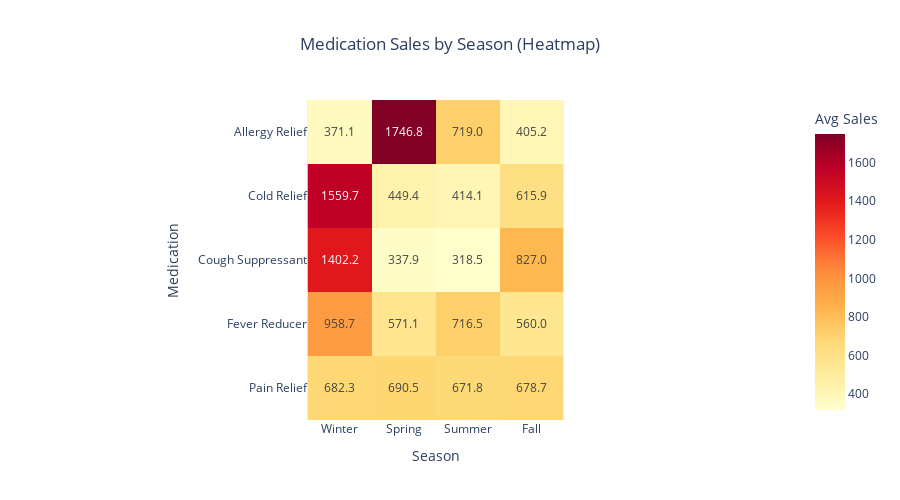

Notebook code cell kept with this figure:
### Markdown cell above
This plot illustrates how average sales change across increasing levels of marketing spend, grouped into ten bins to smooth out noise and highlight trends.

Cold Relief and Allergy Relief stand out as the most responsive to marketing investment. Their average sales rise significantly with higher spending, particularly in the upper bins. Cold Relief shows a strong lift early on but begins to level off, while Allergy Relief continues to climb more steadily across the full range.

In contrast, Pain Relief and Fever Reducer show more moderate responsiveness. Their sales increase slightly with higher spend but tend to plateau, indicating a point of diminishing returns.

Cough Suppressant displays a relatively flat trend throughout and even appears to decline at higher spending levels. This suggests that beyond a certain threshold, additional marketing may not translate into increased sales for that category, possibly due to saturation or consumer limits.

Overall, this chart reveals that not all medications respond equally to marketing investment. Strategic spending on products like Cold Relief and Allergy Relief could offer better returns, while others may require a more cautious approach to avoid overspending where it has limited effect.

### Code cell
# Make sure Date is in datetime format and extract Month + Season.
df['Date'] = pd.to_datetime(df['Date'])
df['Month'] = df['Date'].dt.month_name()
# Map each month to its season.
season_map = {
    'January': 'Winter', 'February': 'Winter', 'March': 'Spring', 'April': 'Spring',
    'May': 'Spring', 'June': 'Summer', 'July': 'Summer', 'August': 'Summer',
    'September': 'Fall', 'October': 'Fall', 'November': 'Fall', 'December': 'Winter'
}
df['Season'] = df['Month'].map(season_map)

# Group by Medication and Season, calculate average sales.
med_month = df.groupby(['Medication', 'Season'], observed=True)['Sales'].mean().reset_index()
# Pivot into a matrix format for heatmap.
heatmap_data = med_month.pivot(index='Medication', columns='Season', values='Sales')
# Reorder seasons manually for better visual logic.
season_order = ['Winter', 'Spring', 'Summer', 'Fall']
heatmap_data = heatmap_data[season_order]

# Heatmap using plotly.
fig = px.imshow(
    heatmap_data,
    text_auto='.1f',
    color_continuous_scale='YlOrRd',
    labels=dict(x='Season', y='Medication', color='Avg Sales'),
    title='Medication Sales by Season (Heatmap)'
)
# Increase figure size for better visibility.
fig.update_layout(
    title_x=0.5,
    width=900,
    height=500
)

# Display heatmap.
fig.show()

### Figure 1 — Plotly figure (JSON) as saved in the notebook; plotly's stock layout.template omitted (floating-point values rounded to 4 significant figures)
{"data": [{"coloraxis": "coloraxis", "hovertemplate": "Season: %{x}<br>Medication: %{y}<br>Avg Sales: %{z}<extra></extra>", "name": "0", "texttemplate": "%{z:.1f}", "type": "heatmap", "x": ["Winter", "Spring", "Summer", "Fall"], "xaxis": "x", "y": ["Allergy Relief", "Cold Relief", "Cough Suppressant", "Fever Reducer", "Pain Relief"], "yaxis": "y", "z": [[371.1, 1747.0, 719.0, 405.2], [1560.0, 449.4, 414.1, 615.9], [1402.0, 337.9, 318.5, 827.0], [958.7, 571.1, 716.5, 560.0], [682.3, 690.5, 671.8, 678.7]]}], "layout": {"coloraxis": {"colorbar": {"title": {"text": "Avg Sales"}}, "colorscale": [[0, "rgb(255,255,204)"], [0.125, "rgb(255,237,160)"], [0.25, "rgb(254,217,118)"], [0.375, "rgb(254,178,76)"], [0.5, "rgb(253,141,60)"], [0.625, "rgb(252,78,42)"], [0.75, "rgb(227,26,28)"], [0.875, "rgb(189,0,38)"], [1, "rgb(128,0,38)"]]}, "height": 500, "title": {"text": "Medication Sales by Season (Heatmap)", "x": 0.5}, "width": 900, "xaxis": {"anchor": "y", "constrain": "domain", "domain": [0, 1], "scaleanchor": "y", "title": {"text": "Season"}}, "yaxis": {"anchor": "x", "autorange": "reversed", "constrain": "domain", "domain": [0, 1], "title": {"text": "Medication"}}}}
